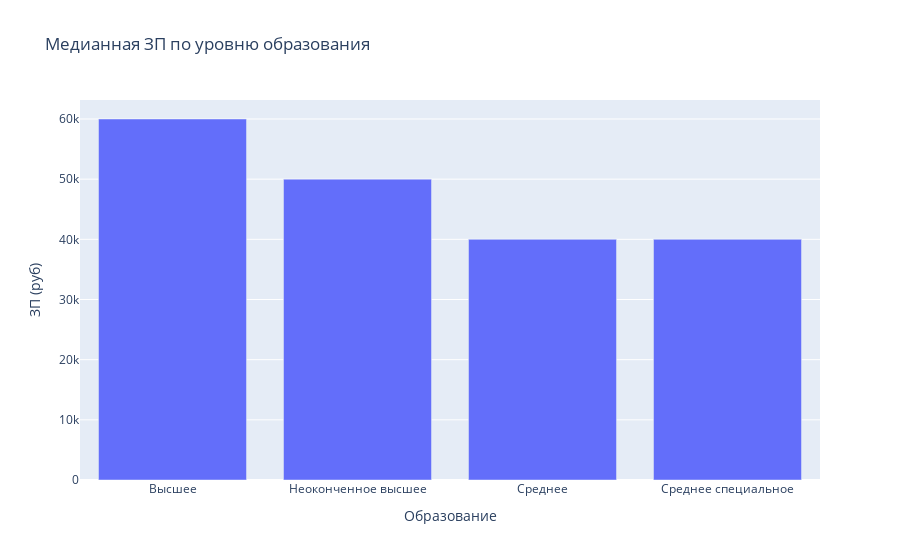

Notebook code for this chart:
### Markdown cell above
4. Постройте диаграмму, которая показывает зависимость **медианной** желаемой заработной платы (**"ЗП (руб)"**) от уровня образования (**"Образование"**). Используйте для диаграммы данные о резюме, где желаемая заработная плата меньше 1 млн рублей.
*Сделайте выводы по представленной диаграмме: для каких уровней образования наблюдаются наибольшие и наименьшие уровни желаемой заработной платы? Как вы считаете, важен ли признак уровня образования при прогнозировании заработной платы?*

### Code cell
# ваш код здесь

# Фильтрация по заработной плате, группировка по признаку 'Образование', получение медианной ЗП
bar_data = merged_df[merged_df['ЗП (руб)']<1000000].groupby(
    ['Образование'],
    as_index=False
)['ЗП (руб)'].median()

# Построение столбчатой диаграммы признака 'ЗП (руб)' в зависимости от уровня образования
fig = px.bar(
    data_frame=bar_data,
    x='Образование',
    y='ЗП (руб)',
    title='Медианная ЗП по уровню образования'
)
fig.show()

### Figure 1 — Plotly figure (JSON) as saved in the notebook; plotly's stock layout.template omitted (floating-point values rounded to 4 significant figures)
{"data": [{"alignmentgroup": "True", "hovertemplate": "Образование=%{x}<br>ЗП (руб)=%{y}<extra></extra>", "legendgroup": "", "marker": {"color": "#636efa", "pattern": {"shape": ""}}, "name": "", "offsetgroup": "", "orientation": "v", "showlegend": false, "textposition": "auto", "type": "bar", "x": ["Высшее", "Неоконченное высшее", "Среднее", "Среднее специальное"], "xaxis": "x", "y": [60000, 50000, 40000, 40000], "yaxis": "y"}], "layout": {"barmode": "relative", "legend": {"tracegroupgap": 0}, "title": {"text": "Медианная ЗП по уровню образования"}, "xaxis": {"anchor": "y", "domain": [0, 1], "title": {"text": "Образование"}}, "yaxis": {"anchor": "x", "domain": [0, 1], "title": {"text": "ЗП (руб)"}}}}
